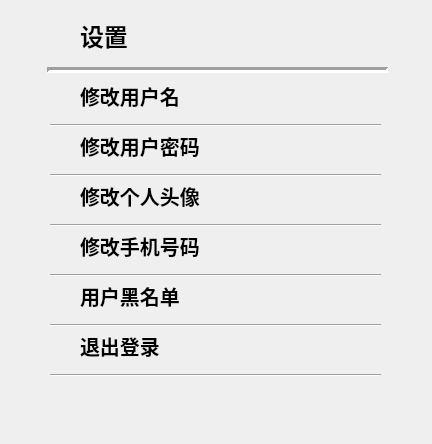
<?xml version="1.0" encoding="UTF-8"?>
<ui version="4.0">
 <class>settingDialog</class>
 <widget class="QDialog" name="settingDialog">
  <property name="geometry">
   <rect>
    <x>0</x>
    <y>0</y>
    <width>432</width>
    <height>444</height>
   </rect>
  </property>
  <property name="windowTitle">
   <string>Dialog</string>
  </property>
  <widget class="QLabel" name="username">
   <property name="geometry">
    <rect>
     <x>80</x>
     <y>20</y>
     <width>151</width>
     <height>31</height>
    </rect>
   </property>
   <property name="font">
    <font>
     <pointsize>18</pointsize>
     <weight>75</weight>
     <italic>false</italic>
     <bold>true</bold>
     <strikeout>false</strikeout>
     <kerning>true</kerning>
    </font>
   </property>
   <property name="text">
    <string>设置</string>
   </property>
  </widget>
  <widget class="Line" name="line">
   <property name="geometry">
    <rect>
     <x>47</x>
     <y>62</y>
     <width>341</width>
     <height>16</height>
    </rect>
   </property>
   <property name="font">
    <font>
     <weight>75</weight>
     <bold>true</bold>
    </font>
   </property>
   <property name="lineWidth">
    <number>3</number>
   </property>
   <property name="orientation">
    <enum>Qt::Horizontal</enum>
   </property>
  </widget>
  <widget class="Line" name="line_2">
   <property name="geometry">
    <rect>
     <x>50</x>
     <y>100</y>
     <width>331</width>
     <height>51</height>
    </rect>
   </property>
   <property name="font">
    <font>
     <weight>75</weight>
     <bold>true</bold>
    </font>
   </property>
   <property name="lineWidth">
    <number>1</number>
   </property>
   <property name="orientation">
    <enum>Qt::Horizontal</enum>
   </property>
  </widget>
  <widget class="myLabel" name="changeName">
   <property name="geometry">
    <rect>
     <x>80</x>
     <y>80</y>
     <width>141</width>
     <height>31</height>
    </rect>
   </property>
   <property name="font">
    <font>
     <pointsize>15</pointsize>
     <weight>75</weight>
     <italic>false</italic>
     <bold>true</bold>
     <strikeout>false</strikeout>
     <kerning>true</kerning>
    </font>
   </property>
   <property name="text">
    <string>修改用户名</string>
   </property>
  </widget>
  <widget class="Line" name="line_3">
   <property name="geometry">
    <rect>
     <x>50</x>
     <y>250</y>
     <width>331</width>
     <height>51</height>
    </rect>
   </property>
   <property name="font">
    <font>
     <weight>75</weight>
     <bold>true</bold>
    </font>
   </property>
   <property name="lineWidth">
    <number>1</number>
   </property>
   <property name="orientation">
    <enum>Qt::Horizontal</enum>
   </property>
  </widget>
  <widget class="myLabel" name="changePassword">
   <property name="geometry">
    <rect>
     <x>80</x>
     <y>130</y>
     <width>141</width>
     <height>31</height>
    </rect>
   </property>
   <property name="font">
    <font>
     <pointsize>15</pointsize>
     <weight>75</weight>
     <italic>false</italic>
     <bold>true</bold>
     <strikeout>false</strikeout>
     <kerning>true</kerning>
    </font>
   </property>
   <property name="text">
    <string>修改用户密码</string>
   </property>
  </widget>
  <widget class="Line" name="line_4">
   <property name="geometry">
    <rect>
     <x>50</x>
     <y>300</y>
     <width>331</width>
     <height>51</height>
    </rect>
   </property>
   <property name="font">
    <font>
     <weight>75</weight>
     <bold>true</bold>
    </font>
   </property>
   <property name="lineWidth">
    <number>1</number>
   </property>
   <property name="orientation">
    <enum>Qt::Horizontal</enum>
   </property>
  </widget>
  <widget class="myLabel" name="blacklist">
   <property name="geometry">
    <rect>
     <x>80</x>
     <y>280</y>
     <width>141</width>
     <height>31</height>
    </rect>
   </property>
   <property name="font">
    <font>
     <pointsize>15</pointsize>
     <weight>75</weight>
     <italic>false</italic>
     <bold>true</bold>
     <strikeout>false</strikeout>
     <kerning>true</kerning>
    </font>
   </property>
   <property name="text">
    <string>用户黑名单</string>
   </property>
  </widget>
  <widget class="Line" name="line_5">
   <property name="geometry">
    <rect>
     <x>50</x>
     <y>350</y>
     <width>331</width>
     <height>51</height>
    </rect>
   </property>
   <property name="font">
    <font>
     <weight>75</weight>
     <bold>true</bold>
    </font>
   </property>
   <property name="lineWidth">
    <number>1</number>
   </property>
   <property name="orientation">
    <enum>Qt::Horizontal</enum>
   </property>
  </widget>
  <widget class="myLabel" name="logout">
   <property name="geometry">
    <rect>
     <x>80</x>
     <y>330</y>
     <width>141</width>
     <height>31</height>
    </rect>
   </property>
   <property name="font">
    <font>
     <pointsize>15</pointsize>
     <weight>75</weight>
     <italic>false</italic>
     <bold>true</bold>
     <strikeout>false</strikeout>
     <kerning>true</kerning>
    </font>
   </property>
   <property name="text">
    <string>退出登录</string>
   </property>
  </widget>
  <widget class="Line" name="line_6">
   <property name="geometry">
    <rect>
     <x>50</x>
     <y>150</y>
     <width>331</width>
     <height>51</height>
    </rect>
   </property>
   <property name="font">
    <font>
     <weight>75</weight>
     <bold>true</bold>
    </font>
   </property>
   <property name="lineWidth">
    <number>1</number>
   </property>
   <property name="orientation">
    <enum>Qt::Horizontal</enum>
   </property>
  </widget>
  <widget class="Line" name="line_7">
   <property name="geometry">
    <rect>
     <x>50</x>
     <y>200</y>
     <width>331</width>
     <height>51</height>
    </rect>
   </property>
   <property name="font">
    <font>
     <weight>75</weight>
     <bold>true</bold>
    </font>
   </property>
   <property name="lineWidth">
    <number>1</number>
   </property>
   <property name="orientation">
    <enum>Qt::Horizontal</enum>
   </property>
  </widget>
  <widget class="myLabel" name="changephoto">
   <property name="geometry">
    <rect>
     <x>80</x>
     <y>180</y>
     <width>141</width>
     <height>31</height>
    </rect>
   </property>
   <property name="font">
    <font>
     <pointsize>15</pointsize>
     <weight>75</weight>
     <italic>false</italic>
     <bold>true</bold>
     <strikeout>false</strikeout>
     <kerning>true</kerning>
    </font>
   </property>
   <property name="text">
    <string>修改个人头像</string>
   </property>
  </widget>
  <widget class="myLabel" name="changephone">
   <property name="geometry">
    <rect>
     <x>80</x>
     <y>230</y>
     <width>141</width>
     <height>31</height>
    </rect>
   </property>
   <property name="font">
    <font>
     <pointsize>15</pointsize>
     <weight>75</weight>
     <italic>false</italic>
     <bold>true</bold>
     <strikeout>false</strikeout>
     <kerning>true</kerning>
    </font>
   </property>
   <property name="text">
    <string>修改手机号码</string>
   </property>
  </widget>
 </widget>
 <customwidgets>
  <customwidget>
   <class>myLabel</class>
   <extends>QLabel</extends>
   <header location="global">mylabel.h</header>
  </customwidget>
 </customwidgets>
 <resources/>
 <connections/>
</ui>
